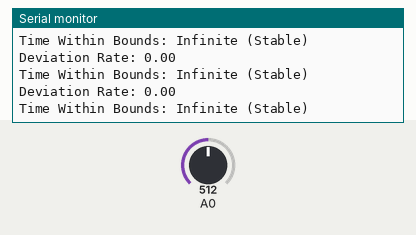
This sketch was run on a simulated Arduino Uno, built with avr-gcc and run on an emulated ATmega328P. Shown: the last lines printed to the serial monitor. Inputs (shaded band) come from the test bench; at power-on: A0 = 512. Random numbers use the default seed unless the sketch sets one.

Above: at 1.2 s.
1.3 s: A0 set to 716
At 1.54 s:
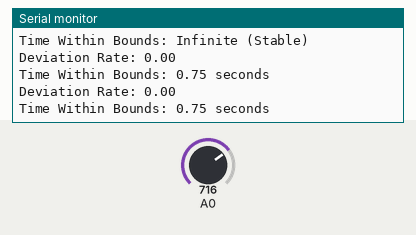
2.9 s: A0 set to 900
At 3.58 s:
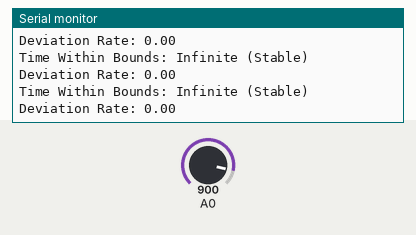
5.9 s: A0 set to 0
At 6.2 s:
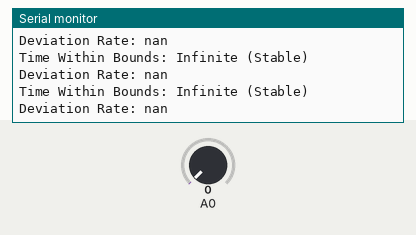

The sketch:

deviation_predictor1ord.ino
```cpp
struct MeasurementMonitor {
    float values[4];           // Rolling buffer for the last four measurements
    unsigned long times[4];    // Corresponding timestamps
    int count;                 // Current number of stored samples (max 4)
    float deviationRate;       // Deviation rate between predicted and measured values
    float threshold;           // Threshold for deviation rate
};

// Initialize the monitor
MeasurementMonitor monitor = {{0, 0, 0, 0}, {0, 0, 0, 0}, 0, 0.0, 0.5};

// Function to add a new measurement to the rolling buffer
void addToRollingBuffer(float measurement, unsigned long currentTime, MeasurementMonitor &mon) {
    if (mon.count < 4) {
        mon.values[mon.count] = measurement;
        mon.times[mon.count] = currentTime;
        mon.count++;
    } else {
        for (int i = 1; i < 4; i++) {
            mon.values[i - 1] = mon.values[i];
            mon.times[i - 1] = mon.times[i];
        }
        mon.values[3] = measurement;
        mon.times[3] = currentTime;
    }
}

// Function to calculate the derivative using dynamic time intervals
float calculateDynamicDerivative(MeasurementMonitor &mon) {
    int count = mon.count;
    if (count < 2) {
        return 0.0;
    }

    float numerator = 0, denominator = 0;
    for (int i = 1; i < count; i++) {
        float deltaTime = (mon.times[i] - mon.times[i - 1]) / 1000.0;
        if (deltaTime > 0) {
            float deltaValue = mon.values[i] - mon.values[i - 1];
            numerator += deltaValue / deltaTime;
            denominator += 1.0;
        }
    }

    return (denominator > 0) ? numerator / denominator : 0.0;
}

// Function to predict the next value based on the derivative
float predictNextValue(MeasurementMonitor &mon, float measuredDerivative, unsigned long currentTime) {
    float deltaTime = (currentTime - mon.times[mon.count - 1]) / 1000.0;
    return mon.values[mon.count - 1] + measuredDerivative * deltaTime;
}

// Function to predict the time remaining before the signal exits the threshold bounds
float predictTimeWithinBounds(MeasurementMonitor &mon, float measuredDerivative) {
    if (abs(measuredDerivative) < 1e-6) {
        return INFINITY; // Signal is stable and won't leave bounds
    }

    float currentValue = mon.values[mon.count - 1];
    float upperBound = currentValue * (1.0 + mon.threshold);
    float lowerBound = currentValue * (1.0 - mon.threshold);

    float timeToUpper = (upperBound - currentValue) / measuredDerivative;
    float timeToLower = (lowerBound - currentValue) / measuredDerivative;

    // Take the minimum positive time (if both are positive)
    float predictedTime = INFINITY;
    if (timeToUpper > 0) predictedTime = timeToUpper;
    if (timeToLower > 0 && timeToLower < predictedTime) predictedTime = timeToLower;

    return predictedTime;
}

// Function to check average change and calculate deviation rate
float checkAverageChange(float measurement, unsigned long currentTime, float &timeWithinBounds) {
    addToRollingBuffer(measurement, currentTime, monitor);

    if (monitor.count < 4) {
        timeWithinBounds = INFINITY; // Insufficient data
        return 0.0;
    }

    float measuredDerivative = calculateDynamicDerivative(monitor);
    float predictedValue = predictNextValue(monitor, measuredDerivative, currentTime);
    monitor.deviationRate = abs(predictedValue - measurement) / abs(measurement);

    // Predict how long the signal will stay within the threshold bounds
    timeWithinBounds = predictTimeWithinBounds(monitor, measuredDerivative);

    return monitor.deviationRate;
}

void setup() {
    Serial.begin(9600);
}

void loop() {
    // Simulated measurement input
    float measurement = analogRead(A0) * (5.0 / 1023.0); // Convert ADC to voltage
    unsigned long currentTime = millis();

    // Check average change and get the deviation rate and time within bounds
    float timeWithinBounds;
    float deviationRate = checkAverageChange(measurement, currentTime, timeWithinBounds);

    // Print results
    Serial.print("Deviation Rate: ");
    Serial.println(deviationRate);
    Serial.print("Time Within Bounds: ");
    if (isinf(timeWithinBounds)) {
        Serial.println("Infinite (Stable)");
    } else {
        Serial.print(timeWithinBounds);
        Serial.println(" seconds");
    }

    if (deviationRate > monitor.threshold) {
        Serial.println("Deviation rate exceeded the threshold!");
    }

    delay(random(50, 150)); // Simulate variable sampling rate
}
```

Measured:
- after the input at 1.3 s, the serial monitor: prints a new line at once (image 1)
- after the input at 2.9 s, the serial monitor: prints a new line after 0.16 s (image 2)
- after the input at 5.9 s, the serial monitor: prints a new line at once (image 3)
